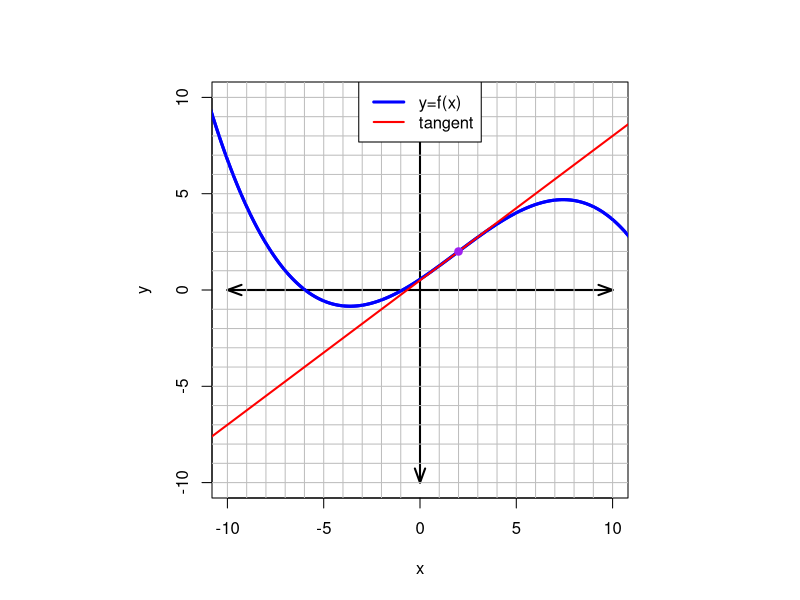
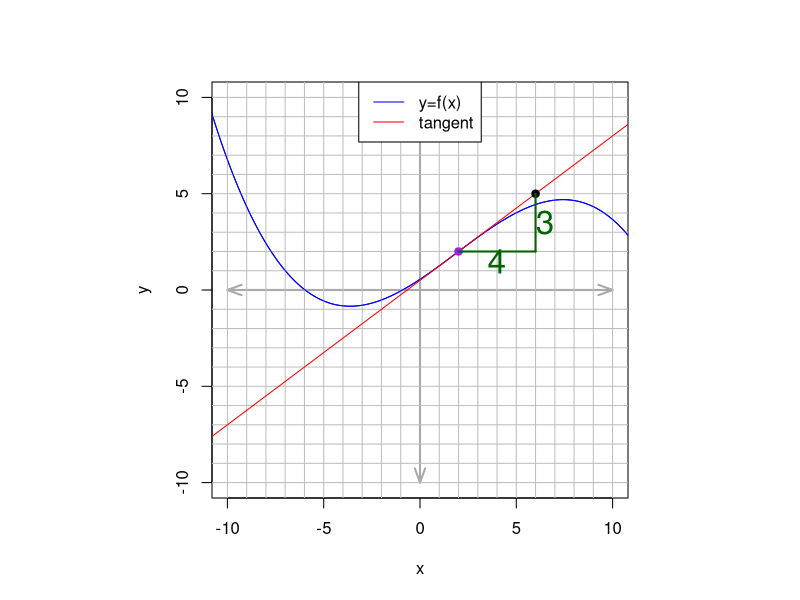

The R script that drew these images, in order:
## ---- chunk 1
fixer = function(exp){
  exp = gsub("+-","-",exp,fixed=T)
  exp = gsub("--","+",exp,fixed=T)
  exp = gsub("t^0","",exp,fixed=T)
  exp = gsub("t^1","x",exp,fixed=T)
  return(exp)
}

fracs = c(1,1/2,1/3,1/4,1/5,2/3,2/5,3/4,3/5,4/5,2,3,4,5,3/2,5/2,4/3,5/3,5/4)

nums = c(1,1,1,1,1,2,2,3,3,4,2,3,4,5,3,5,4,5,5)
dens = c(1,2,3,4,5,3,5,4,5,5,1,1,1,1,2,2,3,3,4)

nums = c(nums,-nums)
dens = c(dens,dens)
fracs = c(fracs,-fracs)

while(T){
  a = sample(-5:5,1)
  w = sample(1:length(nums),1)
  m = fracs[w]
  p = runif(1,-2,2)
  q = runif(1,-2,2)
  # f'(x) = m*(1+qx-qa)+p(x-a)^2 = mqx+(m-mqa)+px^2-2apx+pa^2 = 
  # f'(x) = px^2+(mq-2ap)x+(m-mqa+pa^2)
  # f(x) = p/3*x^3+(mq-2pa)/2*x^2+(m-m*q*a+p*a^2)x+D
  A = p/3
  B = (m*q-2*a*p)/2
  C = (m-m*q*a+p*a^2)
  D = -(A*a^3+B*a^2+C*a)+sample(1:3,1)*sample(c(-1,1),1)
  x = seq(-11,11,length.out=1000)
  y = A*x^3+B*x^2+C*x+D
  ya = A*a^3+B*a^2+C*a+D
  if(max(abs(y))<30 && a!=0){break}
}
## ---- chunk 2
par(pty="s")
plot(x,y,type="l",col="blue",lwd=3,xlim=c(-10,10),ylim=c(-10,10))
arrows(-10,0,10,0,length=0.15,angle=20,code=3,col="black",lwd=2)
arrows(0,-10,0,10,length=0.15,angle=20,code=3,col="black",lwd=2)
for(i in 1:10){
  abline(h=i,col="grey")
  abline(h=-i,col="grey")
  abline(v=i,col="grey")
  abline(v=-i,col="grey")
}
lines(x,y,col="blue",lwd=3)
lines(x,m*(x-a)+ya,col="red",lwd=2)
points(a,ya,col="purple",pch=19)
legend("top",legend=c("y=f(x)","tangent"),col=c("blue","red"),lwd=c(3,2))
## ---- chunk 3
par(pty="s")
plot(x,y,type="l",col="blue",lwd=1,xlim=c(-10,10),ylim=c(-10,10))
arrows(-10,0,10,0,length=0.15,angle=20,code=3,col="darkgrey",lwd=2)
arrows(0,-10,0,10,length=0.15,angle=20,code=3,col="darkgrey",lwd=2)
for(i in 1:10){
  abline(h=i,col="grey")
  abline(h=-i,col="grey")
  abline(v=i,col="grey")
  abline(v=-i,col="grey")
}
lines(x,y,col="blue",lwd=1)
lines(x,m*(x-a)+ya,col="red",lwd=1)
points(a,ya,col="purple",pch=19)
legend("top",legend=c("y=f(x)","tangent"),col=c("blue","red"),lwd=c(1,1))
points(a+dens[w],ya+nums[w],pch=19)
lines(c(a,a+dens[w]),c(ya,ya),col="darkgreen",lwd=2)
lines(c(a+dens[w],a+dens[w]),c(ya,ya+nums[w]),col="darkgreen",lwd=2)
text(a+dens[w]/2,ya-0.5*sign(nums[w]),dens[w],cex=2,col="darkgreen")
text(a+dens[w]+0.5,ya+0.5*nums[w],nums[w],cex=2,col="darkgreen")
